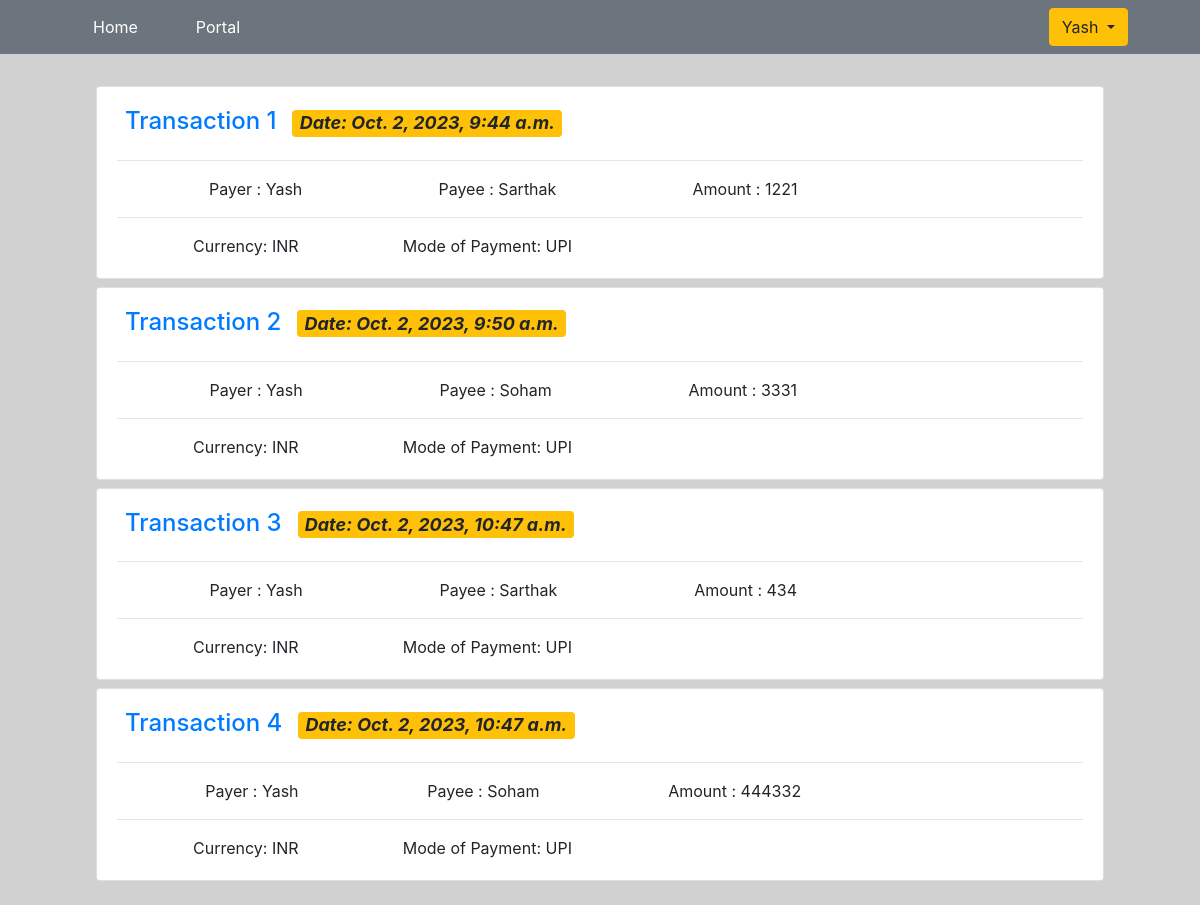
The app's page /transaction/ (signed in) with its own data.
### Donation_Portal/models.py (models this page shows)
class Transaction(models.Model):
    sender = models.ForeignKey(User, on_delete=models.CASCADE, related_name='sender')
    reciver = models.ForeignKey(User, on_delete=models.CASCADE, related_name='reciver')
    date = models.DateTimeField(auto_now_add=True)
    amount = models.IntegerField()
    currency = models.CharField(max_length=20)
    mode_of_payment = models.CharField(max_length=20)

### Donation_Portal/views.py (the view)
# urls.py: path('transaction/', views.TransactionView.as_view(), name='transaction'),
@method_decorator(login_required,name='dispatch')
class TransactionView(View):
    def get(self,request):
        trans = Transaction.objects.filter(sender=request.user)
        return render(request,'transaction.html',{'trans':trans,'active':'btn-primary'})

### Donation_Portal/templates/transaction.html (shortened to what this page needs)
{% extends 'base.html' %}
{% load static %}
{% block content %}
<div class="d-flex flex-column justify-content-around  pt-3 pb-3">
        {% for tr in trans  %}
        <div class="card mt-2">
            <div class="card-body">
                <h4 class="fs-19 mb-0">
                <label class="text-primary ml-2 mr-2">Transaction {{forloop.counter}}</label><span class="badge bg-warning ml-2 ms-1"><i>Date: {{tr.date}}</i></span>
                </h4>
            <hr>
            <div class="ml-4 d-flex flex-row justify-content-around w-75">
                <div>Payer : {{tr.sender | capfirst}}</div>
                <div>Payee : {{tr.reciver | capfirst}}</div>
                <div>Amount : {{tr.amount}}</div>
            </div>
            <hr>
            <div class="ml-4 d-flex flex-row justify-content-around w-50">
                <div>Currency: {{tr.currency | upper}}</div>
                <div>Mode of Payment: {{tr.mode_of_payment}}</div>
            </div>
            </div>
        </div>
        {% endfor %}
</div>
{% endblock content %}

### Donation_Portal/templates/base.html (shortened to what this page needs)
{% load static %}
<!DOCTYPE html>
<html lang="en">
<head>
    <link rel="stylesheet" href="{% static 'main.css' %}" type="text/css">
    <link rel="stylesheet" href="https://cdn.jsdelivr.net/npm/bootstrap@4.4.1/dist/css/bootstrap.min.css">
</head>
<body>
<nav class="navbar navbar-expand-lg navbar-dark bg-secondary">
<ul class="navbar-nav mr-auto ml-5">
    <li class="nav-item active ml-2 mr-2"><a class="btn btn-secondary ml-2 mr-2" href="/">Home</a></li>
    <li class="nav-item active ml-2 mr-2"><a class="btn btn-secondary ml-2 mr-2" href="/portal">Portal</a></li>
</ul>
<ul class="navbar-nav mr-5 ml-auto">
  {% if request.user.is_authenticated %}
       <div class="dropdown">
        <button class="btn btn-warning dropdown-toggle ml-2 mr-2" type="button" id="dropdownMenuButton" data-toggle="dropdown" aria-haspopup="true" aria-expanded="false">
          {{request.user.username|capfirst}}
        </button>
      </div>
  {% endif %}
</ul>
</nav>
<div class="pl-5 pr-5" style="background-color: #d1d1d1;">
  <div class="ml-5 mr-5 pt-2 pb-2" >
    {% block content %}{% endblock %}
  </div>
</div>
</body>
</html>

### records on screen
Transaction: date "Oct. 2, 2023, 9:44 a.m.", sender "Yash", reciver "Sarthak", amount "1221", currency "INR", mode_of_payment "UPI"
Transaction: date "Oct. 2, 2023, 9:50 a.m.", sender "Yash", reciver "Soham", amount "3331", currency "INR", mode_of_payment "UPI"
Transaction: date "Oct. 2, 2023, 10:47 a.m.", sender "Yash", reciver "Sarthak", amount "434", currency "INR", mode_of_payment "UPI"
Transaction: date "Oct. 2, 2023, 10:47 a.m.", sender "Yash", reciver "Soham", amount "444332", currency "INR", mode_of_payment "UPI"

### other values on screen
{{ request.user.username|capfirst }} "Yash"
